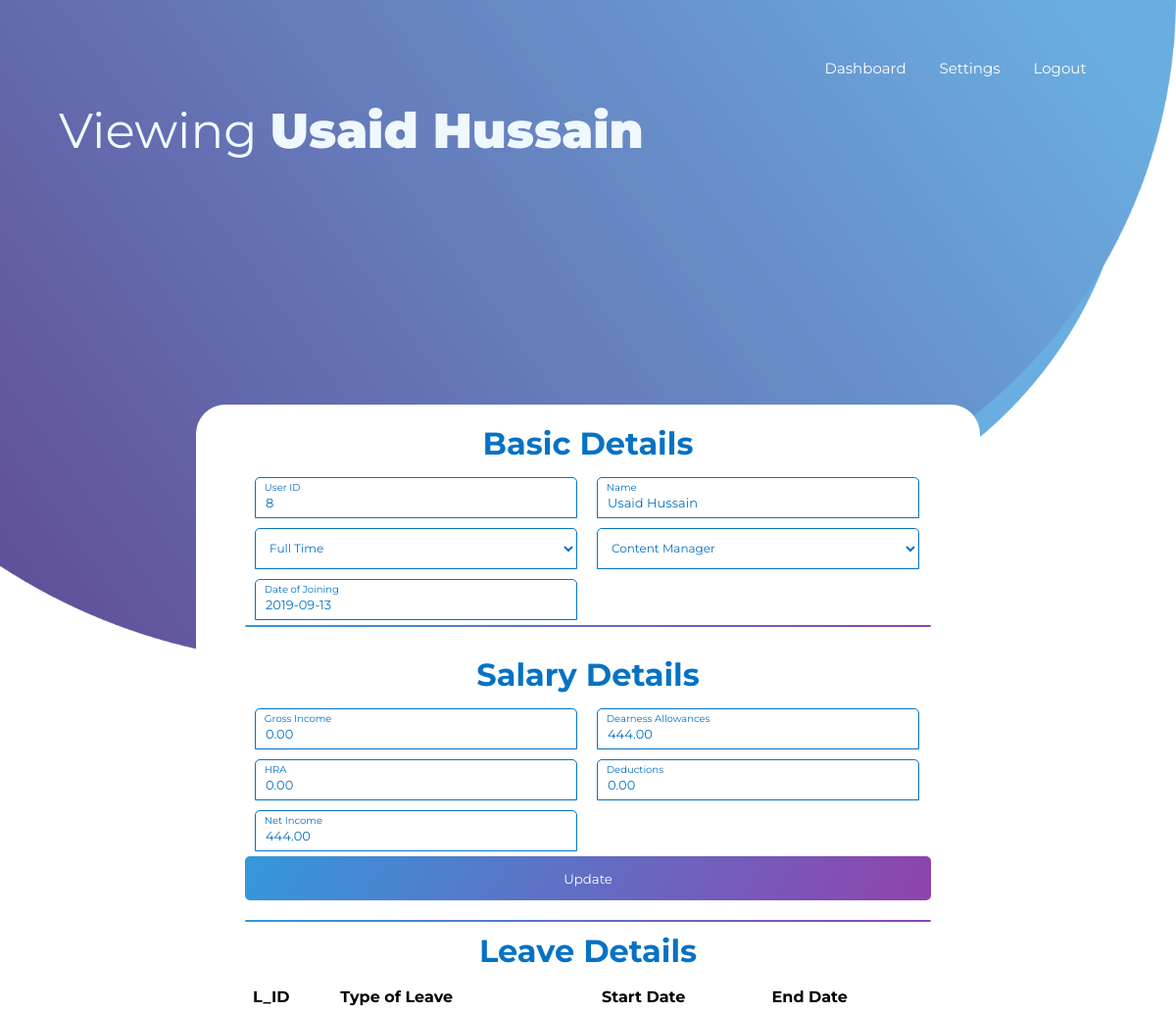
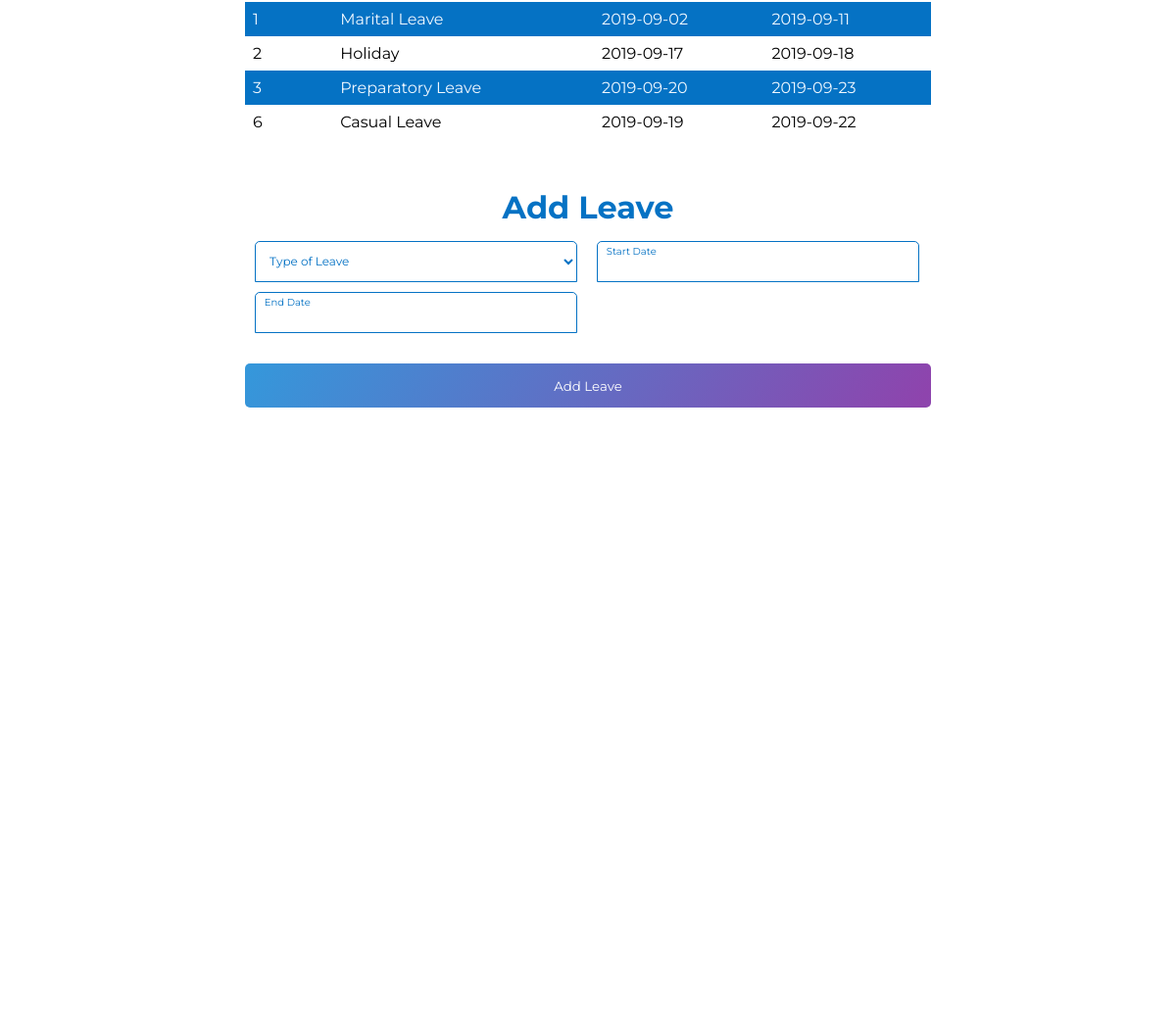
The app's page /details.php?a=8 with its own data (2 pictures, top to bottom).
### tables this page shows
CREATE TABLE `employee` (
  `E_ID` int(11) NOT NULL,
  `E_NAME` varchar(40) NOT NULL,
  `Password` varchar(30) NOT NULL,
  `Phone` bigint(20) NOT NULL,
  `Type` text NOT NULL,
  `Desig` text NOT NULL,
  `DOJ` date NOT NULL
);

CREATE TABLE `salary` (
  `S_ID` int(11) NOT NULL,
  `GI` decimal(20,2) DEFAULT 0.00,
  `DA` decimal(20,2) DEFAULT 0.00,
  `HRA` decimal(20,2) DEFAULT 0.00,
  `HC` decimal(20,2) DEFAULT 0.00,
  `NI` decimal(20,2) DEFAULT 0.00,
  `E_ID` int(11) NOT NULL
);

CREATE TABLE `leaves` (
  `L_ID` int(11) NOT NULL,
  `type` text NOT NULL,
  `s_date` date NOT NULL,
  `e_date` date NOT NULL,
  `E_ID` int(11) NOT NULL
);

### details.php (the view, shortened to what this page needs)
<?php
$id = $_GET['a'];
$host = "localhost";
$dbUsername = "id11037018_admin";
    $dbPassword = "admin";
    $dbname = "id11037018_payroll";
    $conn = new mysqli($host, $dbUsername, $dbPassword, $dbname);
    if (mysqli_connect_error()) {
    	die('Connect Error('. mysqli_connect_errno().')'. mysqli_connect_error());
    }
	else {
		$q = "Select * from employee where E_ID = $id";
      $query = mysqli_query($conn,$q);
	$res = mysqli_fetch_array($query);
	$q1 = "Select * from salary where E_ID = $id";
	$query1 = mysqli_query($conn,$q1);
	$res1 = mysqli_fetch_array($query1);
     }
?>
<!DOCTYPE html>
<html lang="en" dir="ltr">
  <head>
	   <link rel="stylesheet" type="text/css" href="empc.css">
  </head>
  <body>
	  <div id = "welcome">
	  <div id = "heading">Viewing <span id="mainhead"><?php echo $res['E_NAME']; ?></span></div>
	  </div>
		<div class="bottom-text">
         <a id="nav" href="https://payrollmngsys.000webhostapp.com/admin.php">Dashboard</a>
          <a id="nav" href="https://payrollmngsys.000webhostapp.com/adminsett.php">Settings</a>
          <a id="nav" href="https://payrollmngsys.000webhostapp.com/index.php">Logout</a>
        </div>
      <form method="POST" class="login-form">
        <h1>Basic Details</h1>
<div class="txtbd">
          <input type="text" value="<?php echo $res['E_ID']; ?>" name="e_id" disabled>
          <span>User ID</span>
        </div>
		  <div class="txtbd">
          <input type="text" value="<?php echo $res['E_NAME']; ?>" name="ename">
          <span>Name</span>
        </div>
		  <div class="txtb">
		  <select name="type">
		<option selected hidden value="<?php echo $res['Type']; ?>"><?php echo $res['Type']; ?></option>
</select>
		  </div>
		  <div class="txtb">
		  <select name="desig" >
		<option value="<?php echo $res['Desig']; ?>"><?php echo $res['Desig']; ?></option>
</select>
		  </div>
		  <div class="txtbd">
          <input name="date" type="text" onfocus="(this.type='date')" onblur="if(!this.value)this.type='text'" value="<?php echo $res['DOJ']; ?>" >
          <span>Date of Joining</span>
        </div>
		  <input type="" class="logbtndis" value="" >
		  <br>
		   <h1>Salary Details</h1>
		  <div class="txtbd">
          <input type="text" name="gi" value="<?php echo $res1['GI']; ?>">
			  <span>Gross Income</span>
        </div>
		  <div class="txtbd">
          <input type="text" name="da" value="<?php echo $res1['DA']; ?>">
			  <span>Dearness Allowances</span>
        </div>
		  <div class="txtbd">
          <input type="text" name="hra" value="<?php echo $res1['HRA']; ?>">
			  <span>HRA</span>
        </div>
		  <div class="txtbd">
          <input type="text" name="hc" value="<?php echo $res1['HC']; ?>">
			  <span>Deductions</span>
        </div>
		  <div class="txtbd">
          <input type="text" name="ni" value="<?php echo $res1['NI']; ?>" disabled>
			  <span>Net Income</span>
        </div>
		  <input type="submit" class="logbtn" value="Update" name="update">
		  <input type="" class="logbtndis" value="">
		   <h1>Leave Details</h1>
		  <table>
			  <tr>
			  <th>L_ID</th>
				  <th>Type of Leave</th>
				  <th>Start Date</th>
				  <th>End Date</th>
			  </tr>
	<?php
$id = $_GET['a'];
$host = "localhost";
$dbUsername = "id11037018_admin";
    $dbPassword = "admin";
    $dbname = "id11037018_payroll";
    $conn = new mysqli($host, $dbUsername, $dbPassword, $dbname);
    if (mysqli_connect_error()) {
    	die('Connect Error('. mysqli_connect_errno().')'. mysqli_connect_error());
    }
	else {
		$q = "Select * from leaves where E_ID = $id";
      $query = mysqli_query($conn,$q);
	while($res = mysqli_fetch_array($query)){
		?>
		<tr>
			<td><?php echo $res['L_ID'] ?></td>
			<td><?php echo $res['type'] ?></td>
			<td><?php echo $res['s_date'] ?></td>
			<td><?php echo $res['e_date'] ?></td>
			  </tr>
				<?php
	}
     }
?>
</table>
		  <h1>Add Leave</h1>
		  <div class="txtb">
		  <select name="typeleave">
		<option selected hidden value="">Type of Leave</option>
</select>
		  </div>
		  <div class="txtbd">
          <input name="sdate" type="text" onfocus="(this.type='date')" onblur="if(!this.value)this.type='text'">
          <span>Start Date</span>
        </div>
		  <div class="txtbd">
          <input name="edate" type="text" onfocus="(this.type='date')" onblur="if(!this.value)this.type='text'">
          <span>End Date</span>
        </div>
			<input type="submit" class="logbtn" value="Add Leave" name="AL">
      </form>
  </body>
</html>

### empc.css (style rules this page uses)
* { margin: 0; padding: 0; text-decoration: none; font-family: montserrat; box-sizing: border-box; }
#welcome { position: absolute; top: 5%; left: 5%; }
#heading { font-size: 50px; color: aliceblue; }
#mainhead { font-weight: 1000; font-size: 50px; color: aliceblue; }
body { min-height: 100vh; background-image: url(design.png); background-size: 100%; background-repeat: no-repeat; }
.login-form { width: 800px; height: 100%; text-align: center; padding:10px 50px 80px 50px; border-radius: 30px; position: absolute; left: 50%; top: 70%; transform: translate(-50%,-50%); background-color: white; font-family: 'Montserrat', sans-serif; }
.login-form h1 { text-align: center; margin-top: 10px; margin-bottom: 10px; font-family: 'Montserrat', sans-serif; color: #0572C4; }
.txtb { position: relative; margin-top: 5px; margin-left: 10px; margin-bottom: 5px; margin-right: 10px; text-align: left; width: 47%; float: left; }
.txtb input,.txtbd input { font-size: 13px; color: #333; border-left: 1px solid #0572C4; border-top: 1px solid #0572C4; border-right: 1px solid #0572C4; border-bottom: 1px solid #0572C4; border-top-left-radius: 5px; border-top-right-radius: 5px; color: #0572C4; width: 100%; outline: none; background: none; padding: 25px 5px 15px 10px; height: 40px; }
.txtb select { font-size: 12px; font-family: 'Montserrat', sans-serif; color: #333; border-left: 1px solid #0572C4; border-top: 1px solid #0572C4; border-right: 1px solid #0572C4; border-bottom: 1px solid #0572C4; border-top-left-radius: 5px; border-top-right-radius: 5px; color: #0572C4; width: 100%; outline: none; background: none; padding: 10px 5px 10px 10px; height: 42px; }
.txtbd span { font-size: 10px; content: attr(data-placeholder); position: absolute; top: 10px; left: 3%; color: #adadad; transform: translateY(-50%); transition: .3s; font-family: 'Montserrat', sans-serif; color: #0572C4; }
.txtbd { position: relative; margin-top: 5px; margin-left: 10px; margin-bottom: 5px; margin-right: 10px; text-align: left; width: 47%; float: left; }
table { border-collapse: collapse; width: 100%; margin-bottom: 50px; }
th, td { text-align: left; padding: 8px; font-family: 'Montserrat', sans-serif; }
tr:nth-child(even) { background-color: #0572C4; color: aliceblue; }
.logbtn { display: block; margin-top: 20%; margin-bottom: 10px; padding: 12px 20px; border: 0px solid white; border-radius: 5px; width: 100%; height: 45px; background: linear-gradient(120deg,#3498db,#8e44ad,#3498db); background-size: 200%; color: #fff; outline: none; cursor: pointer; transition: .5s; font-family: 'Montserrat', sans-serif; }
.logbtndis { display: block; margin-top: 20px; padding: px; border: 0px solid white; border-radius: 5px; width: 100%; height: 2px; background: linear-gradient(120deg,#3498db,#8e44ad,#3498db); background-size: 200%; color: #fff; outline: none; cursor: pointer; transition: .5s; font-family: 'Montserrat', sans-serif; }
.bottom-text { margin-top: 60px; margin-left: 60%; text-align: center; font-size: 15px; font-family: 'Montserrat', sans-serif; }
#nav { color: white; font-family: 'Montserrat', sans-serif; padding-left: 30px; }

### records on screen
employee: E_NAME "Usaid Hussain", e_id "8", ename "Usaid Hussain", type "Full Time", desig "Content Manager", date "2019-09-13"
salary: gi "0.00", da "444.00", hra "0.00", hc "0.00", ni "444.00"
leaves: L_ID "1", type "Marital Leave", s_date "2019-09-02", e_date "2019-09-11"
leaves: L_ID "2", type "Holiday", s_date "2019-09-17", e_date "2019-09-18"
leaves: L_ID "3", type "Preparatory Leave", s_date "2019-09-20", e_date "2019-09-23"
leaves: L_ID "6", type "Casual Leave", s_date "2019-09-19", e_date "2019-09-22"
